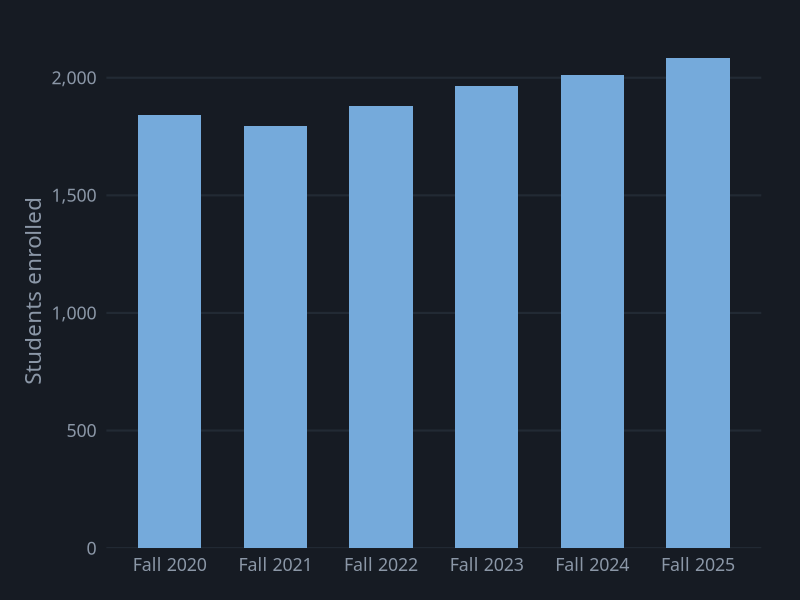
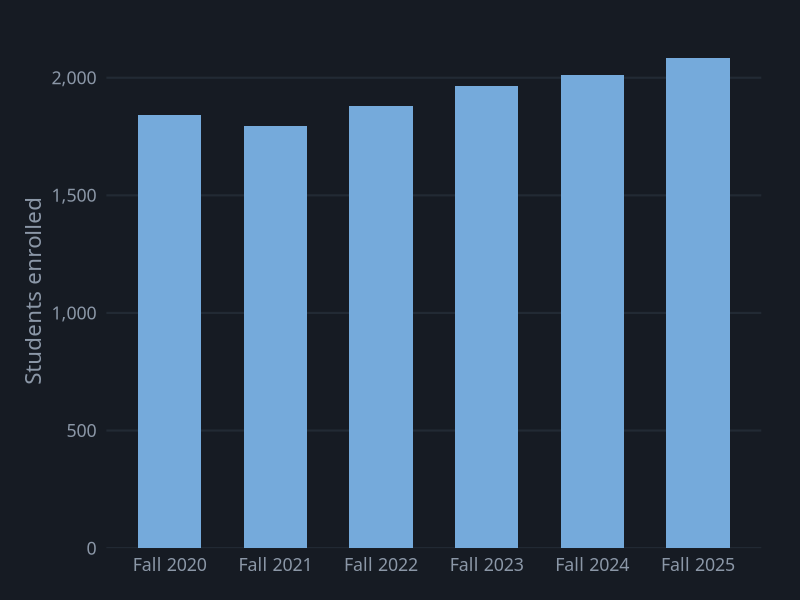

Write R code to recreate these figures, in order.
# Column Chart
# Question: How many students enrolled in each of the last six fall terms?
# Put this script and column.csv in the same folder, then in RStudio choose
# Session > Set Working Directory > To Source File Location.

library(tidyverse)

# ---- Gallery look: dark background, soft gray text ----
font <- "IBM Plex Sans"   # use "sans" if IBM Plex Sans is not installed
ink  <- "#8B97A7"

theme_gallery <- function() {
  theme_minimal(base_size = 16, base_family = font) +
    theme(
      plot.background  = element_rect(fill = "#161B23", color = NA),
      panel.grid       = element_line(color = "#222A34"),
      panel.grid.minor = element_blank(),
      text             = element_text(color = ink),
      axis.text        = element_text(color = ink),
      legend.position  = "top",
      legend.title     = element_blank(),
      plot.margin      = margin(24, 28, 18, 18)
    )
}

df <- read_csv("column.csv", show_col_types = FALSE)

p <- ggplot(df, aes(x = fct_inorder(term), y = students)) +
  geom_col(fill = "#75AADB", width = 0.6) +
  scale_y_continuous(labels = scales::comma, expand = expansion(mult = c(0, 0.05))) +
  labs(x = NULL, y = "Students enrolled") +
  theme_gallery() +
  theme(panel.grid.major.x = element_blank())

ggsave("column.png", p, width = 9, height = 6, dpi = 200)
p
